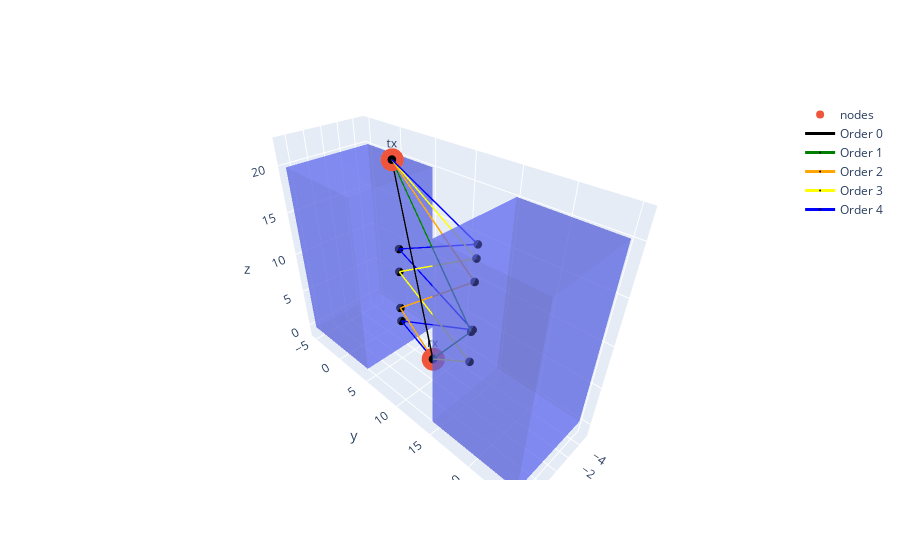

The cell this chart's notebook holds for it:
### Markdown cell above
Nice! Thanks to the {func}`image_method<differt.rt.image_method.image_method>`, we successfully generated the paths we just mentioned.

### Scaling on more paths and more surfaces

Manually identifying the surfaces of interest and generating all possible path candidates can rapidly become tedious as the number of surfaces or the path order increase.

For this purpose, we created the {func}`generate_all_path_candidates<differt.rt.utils.generate_all_path_candidates>` function. Written in Rust for performance purposes, this function can generate millions of path candidates per second!

This is all nice, but there is one important side-effect of this: if you generate all possible path candidates, how to remove invalid paths that may, e.g., cross a building?

This is where our third step comes into play: we need to validate our path against a series of checks. We can usually identify three types of checks:


1. **Are path coordinates within the boundary of their respective objects?** Manytimes, the objects are assumed to be infinitely long. Then, a check is performed to verify if the solution was found within the object's boundaries;
2. **Are all interactions valid?** E.g., do all reflections occur with an angle of reflection equal to the ange of incidence? Most path tracing methods have some faillible cases where it can return degenerate solutions;
3. **Does any object in the scene obstruct the path?** Usually, the path is first computed without taking the surrounding objects into account, which produce paths that buildings.

A possible implementation of the above rules, applied to the {func}`image_method<differt.rt.image_method.image_method>`, is provided below. A lot of the code is just broadcasting arrays into the right shapes, to benefit from the vectorized computations on arrays, i.e., instead of using *slow* Python for-loops.

### Code cell
fig.data = fig.data[:2]  # Keep only first 2 traces: geometry and TX/RX

# [num_triangles 3 3]
all_triangle_vertices = jnp.take(mesh.vertices, mesh.triangles, axis=0)

num_triangles = mesh.triangles.shape[0]

for order in range(5):
    # 1 - Prepare input arrays

    # [num_path_candidates order]
    path_candidates = generate_all_path_candidates(num_triangles, order)
    num_path_candidates = path_candidates.shape[0]

    # [3]
    from_vertices = tx
    to_vertices = rx

    # [num_path_candidates order 3]
    triangles = jnp.take(mesh.triangles, path_candidates, axis=0)

    # [num_path_candidates order 3 3]
    triangle_vertices = jnp.take(mesh.vertices, triangles, axis=0)

    # [num_path_candidates order 3]
    mirror_vertices = triangle_vertices[
        ...,
        0,
        :,
    ]  # Only one vertex per triangle is needed
    # [num_path_candidates order 3]
    mirror_normals = jnp.take(mesh.normals, path_candidates, axis=0)

    # 2 - Trace paths

    # [num_path_candidates order 3]
    paths = image_method(
        from_vertices, to_vertices, mirror_vertices, mirror_normals
    )

    # 3 - Remove invalid paths

    # 3.1 - Remove paths with vertices outside triangles
    # [num_path_candidates order]
    mask = triangles_contain_vertices_assuming_inside_same_plane(
        triangle_vertices,
        paths,
    )
    # [num_path_candidates]
    mask = jnp.all(mask, axis=-1)

    # [num_paths_inter order+2 3]
    full_paths = assemble_paths(
        from_vertices[None, None, :],
        paths[mask, ...],
        to_vertices[None, None, :],
    )
    # 3.2 - Remove paths with vertices not on the same side of mirrors
    # [num_paths_inter order]
    mask = consecutive_vertices_are_on_same_side_of_mirrors(
        full_paths,
        mirror_vertices[mask, ...],
        mirror_normals[mask, ...],
    )

    # [num_paths_inter]
    mask = jnp.all(mask, axis=-1)  # We will actually remove them later

    # 3.3 - Remove paths that are obstructed by other objects
    # [num_paths_inter order+1 3]
    ray_origins = full_paths[..., :-1, :]
    # [num_paths_inter order+1 3]
    ray_directions = jnp.diff(full_paths, axis=-2)

    # [num_paths_inter order+1 num_triangles], [num_paths_inter order+1 num_triangles]
    t, hit = rays_intersect_triangles(
        ray_origins[..., None, :],
        ray_directions[..., None, :],
        all_triangle_vertices[None, None, ...],
    )
    # In theory, we could do t < 1.0 (because t == 1.0 means we are perfectly on a surface,
    # which is probably desirable, e.g., from a reflection) but in practice numerical
    # errors accumulate and will make this check impossible.
    # [num_paths_inter order+1 num_triangles]
    intersect = (t < 0.999) & hit
    #  [num_paths_inter]
    intersect = jnp.any(intersect, axis=(-1, -2))
    #  [num_paths_inter]
    mask = mask & ~intersect

    # 4 - Obtain final valid paths and plot

    #  [num_paths_final]
    full_paths = full_paths[mask, ...]

    dplt.draw_paths(
        full_paths,
        figure=fig,
        marker={
            "size": 0,
            "color": "black",
        },
        line={"color": color[order], "width": 3},
        name=f"Order {order}",
    )

fig

### Figure 1 — Plotly figure (JSON) as saved in the notebook; plotly's stock layout.template omitted (floating-point values rounded to 4 significant figures)
{"data": [{"i": [8, 9, 12, 13, 16, 17, 20, 21, 24, 25, 28, 29, 32, 33, 36, 37, 40, 41, 44, 45, 48, 49, 52, 53], "j": [9, 8, 13, 12, 17, 16, 21, 20, 25, 24, 29, 28, 33, 32, 37, 36, 41, 40, 45, 44, 49, 48, 53, 52], "k": [10, 11, 14, 15, 18, 19, 22, 23, 26, 27, 30, 31, 34, 35, 38, 39, 42, 43, 46, 47, 50, 51, 54, 55], "opacity": 0.5, "type": "mesh3d", "x": [1, 1, -1, -1, 1, 1, -1, -1, 5, -5, -5, 5, -5.0, 5.0, -5.106, 5.0, 5.0, -5.0, -5.106, 5.0, 5.0, 5.0, 5.0, 5.0, 5.0, -5.106, 5.0, -5.106, -5.0, -5.106, -5.106, -5.0, -5.0, 5.0, -5.0, 5.0, 5, -5, -5, 5, 5, 5, 5, 5, 5, -5, 5, -5, -5, -5, -5, -5, -5, 5, -5, 5], "y": [-1, -1, -1, -1, 1, 1, 1, 1, 5, -5, 5, -5, 25, 15, 14.89, 25, 15, 25, 14.89, 25, 25, 15, 15, 25, 15, 14.89, 15, 14.89, 25, 14.89, 14.89, 25, 25, 25, 25, 25, -5, 5, -5, 5, 5, -5, -5, 5, -5, -5, -5, -5, 5, -5, -5, 5, 5, 5, 5, 5], "z": [1, -1, 1, -1, 1, -1, 1, -1, 0, 0, 0, 0, 0, 0, 0, 0, 20, 20, 20, 20, 0, 20, 0, 20, 20, 0, 0, 20, 20, 0, 20, 0, 20, 0, 0, 20, 20, 20, 20, 20, 0, 20, 0, 20, 20, 0, 0, 20, 20, 0, 20, 0, 20, 0, 0, 20]}, {"mode": "markers+text", "name": "nodes", "text": ["tx", "rx"], "type": "scatter3d", "x": [0, 0], "y": [4.935, 10.03], "z": [22, 1.5]}, {"line": {"color": "black", "width": 3}, "marker": {"color": "black", "size": 0}, "name": "Order 0", "type": "scatter3d", "x": [0, 0], "y": [4.935, 10.03], "z": [22, 1.5]}, {"line": {"color": "green", "width": 3}, "marker": {"color": "black", "size": 0}, "name": "Order 1", "type": "scatter3d", "x": [0, -0.06918, 0], "y": [4.935, 14.95, 10.03], "z": [22, 8.249, 1.5]}, {"line": {"color": "orange", "width": 3}, "marker": {"color": "black", "size": 0}, "name": "Order 2", "type": "scatter3d", "x": [0, -0.126, -0.04233, 0], "y": [4.935, 14.95, 5, 10.03], "z": [22, 13.79, 5.629, 1.5]}, {"line": {"color": "yellow", "width": 3}, "marker": {"color": "black", "size": 0}, "name": "Order 3", "type": "scatter3d", "x": [0, -0.1794, -0.1488, -0.1182, 0], "y": [4.935, 14.95, 5, 14.95, 10.03], "z": [22, 16.11, 10.25, 4.393, 1.5]}, {"line": {"color": "blue", "width": 3}, "marker": {"color": "black", "size": 0}, "name": "Order 4", "type": "scatter3d", "x": [0, -0.2334, -0.2565, -0.2796, -0.09398, 0], "y": [4.935, 14.95, 5, 14.94, 5, 10.03], "z": [22, 17.43, 12.88, 8.342, 3.8, 1.5]}], "layout": {}}
